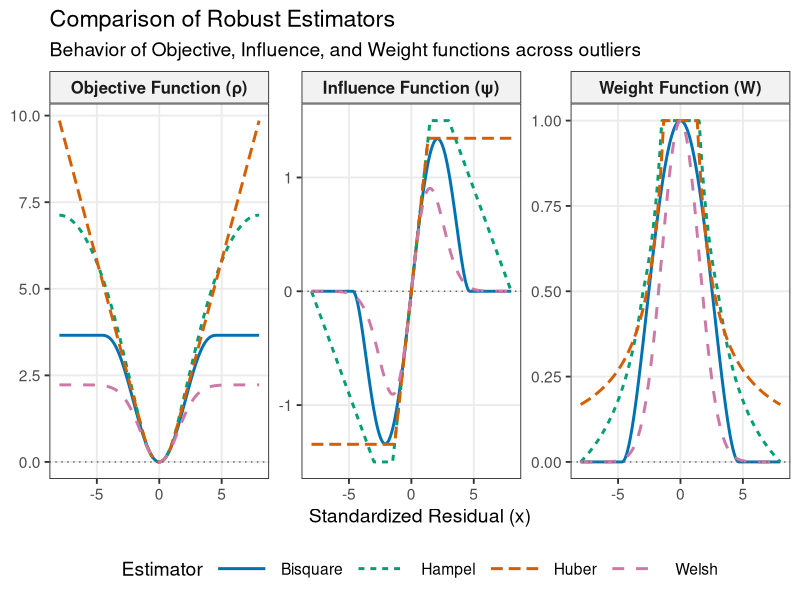
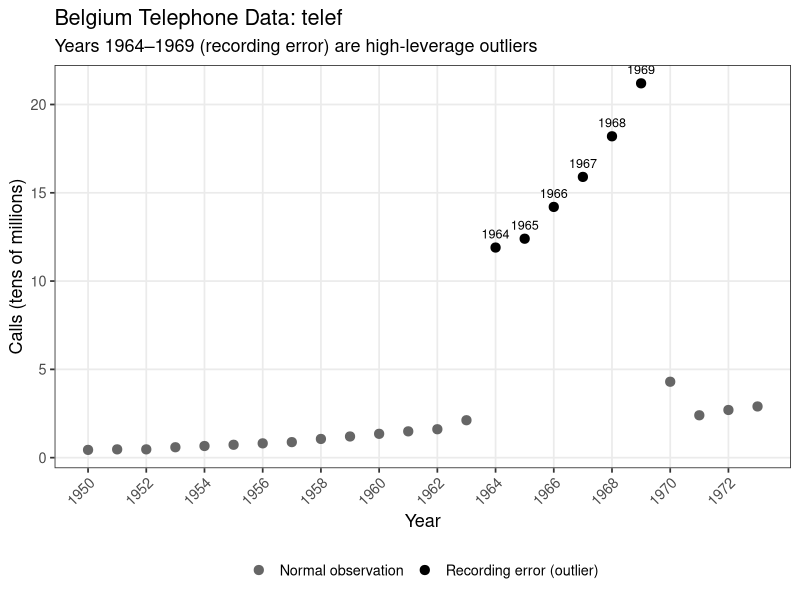
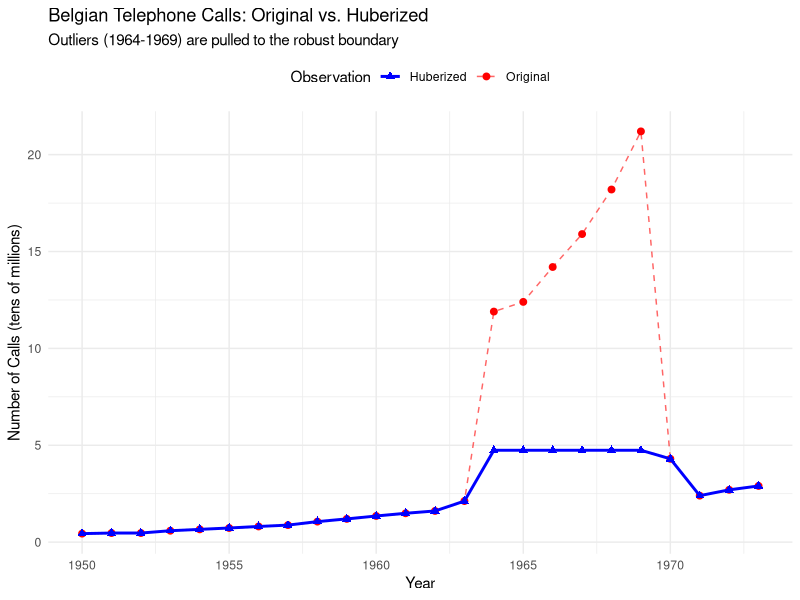

Recreate these plots in R, in order.
## ---- chunk 1
#| echo: false
#| warning: false
#| message: false
#| fig-width: 14
#| fig-height: 5
#| fig-align: center
#| out-width: "100%"

library(ggplot2)
library(dplyr)
library(tidyr)

huber_data <- function(x, k = 1.345) {
  rho <- ifelse(abs(x) <= k, 0.5 * x^2, k * abs(x) - 0.5 * k^2)
  psi <- ifelse(abs(x) <= k, x, k * sign(x))
  w   <- ifelse(abs(x) <= k, 1, k / abs(x))
  data.frame(x = x, rho = rho, psi = psi, weight = w, Estimator = "Huber")
}

bisquare_data <- function(x, k = 4.685) {
  u <- x / k
  rho <- ifelse(abs(x) <= k, (k^2/6) * (1 - (1 - u^2)^3), k^2/6)
  psi <- ifelse(abs(x) <= k, x * (1 - u^2)^2, 0)
  w   <- ifelse(abs(x) <= k, (1 - u^2)^2, 0)
  data.frame(x = x, rho = rho, psi = psi, weight = w, Estimator = "Bisquare")
}

hampel_data <- function(x, a = 1.5, b = 3.0, r = 8.0) {
  psi <- numeric(length(x))
  w   <- numeric(length(x))
  rho <- numeric(length(x))
  for(i in seq_along(x)) {
    val <- abs(x[i]); s <- sign(x[i])
    if (val <= a) {
      psi[i] <- x[i]; w[i] <- 1
    } else if (val <= b) {
      psi[i] <- a * s; w[i] <- a / val
    } else if (val <= r) {
      psi[i] <- a * ((r - val) / (r - b)) * s
      w[i]   <- (a / val) * ((r - val) / (r - b))
    } else {
      psi[i] <- 0; w[i] <- 0
    }
  }
  rho <- cumsum(psi) * (c(0, diff(x)))
  rho <- rho - min(rho)
  data.frame(x = x, rho = rho, psi = psi, weight = w, Estimator = "Hampel")
}

welsh_data <- function(x, k = 2.11) {
  rho <- (k^2 / 2) * (1 - exp(-(x/k)^2))
  psi <- x * exp(-(x/k)^2)
  w   <- exp(-(x/k)^2)
  data.frame(x = x, rho = rho, psi = psi, weight = w, Estimator = "Welsh")
}

x_seq  <- seq(-8, 8, length.out = 400)
df_all <- rbind(huber_data(x_seq), bisquare_data(x_seq),
                hampel_data(x_seq), welsh_data(x_seq))

df_long <- df_all %>%
  pivot_longer(cols = c(rho, psi, weight),
               names_to = "FuncType", values_to = "Value") %>%
  mutate(FuncType = factor(FuncType,
                           levels = c("rho", "psi", "weight"),
                           labels = c("Objective Function (\u03c1)",
                                      "Influence Function (\u03c8)",
                                      "Weight Function (W)")))

my_colors <- c("Huber"    = "#D55E00",
               "Bisquare" = "#0072B2",
               "Hampel"   = "#009E73",
               "Welsh"    = "#CC79A7")

ggplot(df_long, aes(x = x, y = Value, color = Estimator, linetype = Estimator)) +
  geom_line(linewidth = 1) +
  geom_hline(yintercept = 0, linetype = "dotted", color = "gray40") +
  facet_wrap(~ FuncType, nrow = 1, scales = "free_y") +
  scale_color_manual(values = my_colors) +
  theme_bw(base_size = 14) +
  theme(
    legend.position    = "bottom",
    legend.key.width   = unit(1.5, "cm"),
    strip.background   = element_rect(fill = "gray95"),
    strip.text         = element_text(face = "bold", size = 12),
    panel.grid.minor   = element_blank()
  ) +
  labs(title    = "Comparison of Robust Estimators",
       subtitle = "Behavior of Objective, Influence, and Weight functions across outliers",
       x        = "Standardized Residual (x)",
       y        = NULL)
## ---- chunk 2
#| echo: false
#| eval: true
#| message: false
#| warning: false

library(robustbase)

data("telef")

# Two variables:
#   Year  : last two digits of calendar year (50 = 1950, ..., 73 = 1973)
#   Calls : number of telephone calls (tens of millions)
cat("n =", nrow(telef), "\n")
head(telef, 10)
summary(telef)
## ---- chunk 3
#| echo: false
#| eval: true
#| message: false
#| warning: false
#| fig-width: 16
#| fig-height: 7
#| fig-align: center
#| out-width: "100%"
# ── self-contained: all data prep inside this chunk ──────────────────────────
library(robustbase)
library(ggplot2)
data("telef")
# Year column is 50–73 (last two digits); convert to full year for display
telef$FullYear <- 1900L + as.integer(telef$Year)
# Outliers: years 1964–1969 → FullYear 1964:1969
outliers_idx  <- which(telef$FullYear %in% 1964:1969)
telef$group   <- ifelse(seq_len(nrow(telef)) %in% outliers_idx,
                        "Recording error (outlier)", "Normal observation")
telef$label   <- ifelse(seq_len(nrow(telef)) %in% outliers_idx,
                        as.character(telef$FullYear), "")
ggplot(telef, aes(x = FullYear, y = Calls, color = group)) +
  geom_point(size = 2.8) +
  geom_text(aes(label = label), vjust = -0.9, size = 3.2,
            show.legend = FALSE) +
  scale_color_manual(
    values = c("Normal observation"        = "gray40",
               "Recording error (outlier)" = "black")
  ) +
  scale_x_continuous(breaks = seq(1950, 1973, by = 2)) +
  labs(
    title    = "Belgium Telephone Data: telef",
    subtitle = "Years 1964\u20131969 (recording error) are high-leverage outliers",
    x        = "Year",
    y        = "Calls (tens of millions)",
    color    = NULL
  ) +
  theme_bw(base_size = 13) +
  theme(legend.position  = "bottom",
        panel.grid.minor = element_blank(),
        axis.text.x      = element_text(angle = 45, hjust = 1))
## ---- chunk 4
#| echo: true
#| message: false
#| warning: false

library(robustbase)

data("telef")
x <- telef$Calls   # telephone calls — contains high-leverage outliers

# ----- Huber M-estimator of Location -----
# huberM(x, k, tol, mu, s, se)
#   x  : numeric vector
#   k  : tuning constant — boundary between quadratic and linear loss
#        default k = 1.5; use k = 1.345 for 95% efficiency at the Normal
#   mu : initial location estimate, default = median(x)
#   s  : initial scale estimate,    default = mad(x)
#   se : logical; compute standard error? default FALSE
huberM(x, k = 1.5)

# ----- Trimmed Mean -----
# mean(x, trim)
#   trim : fraction (0 to 0.5) of observations dropped
#          from each tail before computing the mean
mean(x, trim = 0.10)     # removes bottom 10% and top 10%

# ----- Winsorized Mean (base R) -----
# Replaces the bottom and top `trim` fraction of values
# with the nearest kept boundary value, then takes the mean
winsor_mean <- function(x, trim = 0.10) {
  x_s <- sort(x)
  m   <- floor(trim * length(x_s))
  x_s[seq_len(m)]                              <- x_s[m + 1]
  x_s[seq(length(x_s) - m + 1, length(x_s))] <- x_s[length(x_s) - m]
  mean(x_s)
}

winsor_mean(x, trim = 0.10)

# ----- Summary -----
cat(
  "Mean           :", round(mean(x),               4), "\n",
  "Huber (k = 1.5)  :", round(huberM(x, k = 1.5)$mu, 4), "\n",
  "Trimmed  (10%)   :", round(mean(x, trim = 0.10),   4), "\n",
  "Winsorized (10%) :", round(winsor_mean(x, 0.10),   4), "\n",
  sep = ""
)
## ---- chunk 5
#| echo: true
#| message: false
#| warning: false

library(robustbase)

data("telef")
x <- telef$Calls

# ----- Classical -----
sd(x)                    # Standard deviation
IQR(x)                   # Interquartile range (Q3 - Q1)

# ----- MAD and MADN -----
# mad(x, center, constant)
#   center   : central value, default = median(x)
#   constant : 1      -> raw MAD
#              1.4826 -> MADN, consistent estimator of SD at Normal (default)
mad(x, constant = 1)     # Raw MAD
mad(x)                   # MADN

# ----- Normalized IQR -----
IQR(x) / 1.349           # Divide by 1.349 to make consistent with SD at Normal

# ----- scaleTau2 -----
# scaleTau2(x, c1, c2, consistency, mu.too, na.rm)
#   c1          : tuning constant for location weights (default 4.5)
#   c2          : tuning constant for scale rho function (default 3.0)
#   consistency : divide by asymptotic limit for consistency at Normal (default TRUE)
#   mu.too      : if TRUE, returns named vector c(mu, sigma) instead of just sigma
#   na.rm       : remove NAs before computing (default FALSE)
scaleTau2(x, mu.too = TRUE)

# ----- Qn estimator (Croux & Rousseeuw, 1992) -----
# Qn(x, constant, na.rm)
#   k-th order statistic of all pairwise |x_i - x_j|; no centering needed
#   constant : consistency factor; default gives consistency at Normal
#   na.rm    : remove NAs (default FALSE)
Qn(x)

# ----- Sn estimator (Rousseeuw & Croux, 1993) -----
# Sn(x, constant, finite.corr, na.rm)
#   median_i { median_j |x_i - x_j| }; no centering needed
#   constant    : consistency factor; default gives consistency at Normal
#   finite.corr : apply finite-sample bias correction (default TRUE)
#   na.rm       : remove NAs (default FALSE)
Sn(x)
## ---- chunk 6
#| echo: false
#| message: false
#| warning: false
# ----- Summary -----
cat(
  "SD         :", round(sd(x),                4), "\n",
  "MAD (raw)  :", round(mad(x, constant = 1), 4), "\n",
  "MADN       :", round(mad(x),               4), "\n",
  "IQR (norm) :", round(IQR(x) / 1.349,       4), "\n",
  "scaleTau2  :", round(scaleTau2(x),          4), "\n",
  "Qn         :", round(Qn(x),                4), "\n",
  "Sn         :", round(Sn(x),                4), "\n",
  sep = ""
)
## ---- chunk 7
#| echo: true
#| message: false
#| warning: false

library(robustbase)

data("telef")
x <- telef$Calls

# Step 1: obtain robust location via huberM()
fit <- huberM(x, k = 1.5)
cat("Huber mu :", round(fit$mu, 4), "\n")
cat("Huber s  :", round(fit$s,  4), "\n\n")

# Step 2: huberize(x, M, c, k)
#   x : numeric vector of observations
#   M : location center — default = huberM(x, k = k)$mu
#   c : half-width multiplier — boundary = [M - c*Qn(x), M + c*Qn(x)]
#       observations outside this interval are pulled to the boundary
#       default c = k = 1.5
#   k : tuning constant used when computing default M via huberM()
# NOTE: scale is computed INTERNALLY as Qn(x); it is NOT a user argument
x_pseudo <- huberize(x, M = fit$mu, c = 1.5, k = 1.5)

# Step 3: identify modified (outlying) observations
modified <- which(round(x, 8) != round(x_pseudo, 8))

cat(
  "Total observations   :", length(x), "\n",
  "Unchanged (bulk)     :", length(x) - length(modified), "\n",
  "Modified (truncated) :", length(modified), "\n\n")

# Step 4: table of original vs pseudo for modified observations
data.frame(
  Year     = 1900L + as.integer(telef$Year[modified]),
  Original = round(x[modified],        4),
  Pseudo   = round(x_pseudo[modified], 4)
)
## ---- chunk 8
# Load ggplot2
library(ggplot2)
library(tidyr)

# Create a dataframe for plotting
df_plot <- data.frame(
  Year = 1900L + as.integer(telef$Year),
  Original = x,
  Huberized = x_pseudo
)

# Plot
ggplot(df_plot, aes(x = Year)) +
  geom_line(aes(y = Original, color = "Original"), linetype = "dashed", alpha = 0.6) +
  geom_point(aes(y = Original, color = "Original"), size = 2) +
  geom_line(aes(y = Huberized, color = "Huberized"), size = 1) +
  geom_point(aes(y = Huberized, color = "Huberized"), size = 2, shape = 17) +
  scale_color_manual(name = "Observation",
                     values = c("Original" = "red", "Huberized" = "blue")) +
  labs(title = "Belgian Telephone Calls: Original vs. Huberized",
       subtitle = "Outliers (1964-1969) are pulled to the robust boundary",
       x = "Year",
       y = "Number of Calls (tens of millions)") +
  theme_minimal() +
  theme(legend.position = "top")
